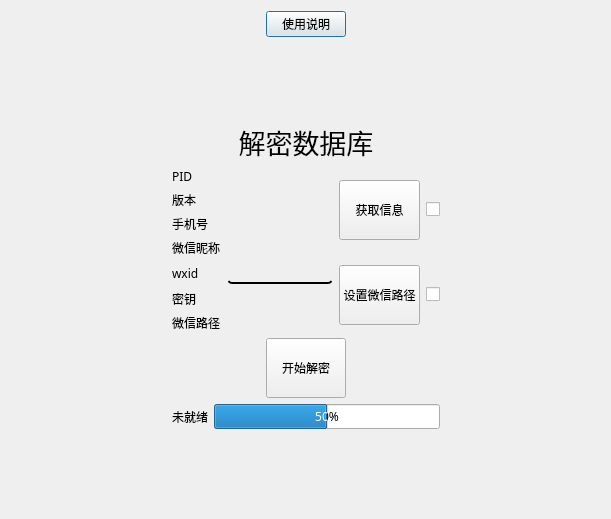
<?xml version="1.0" encoding="UTF-8"?>
<ui version="4.0">
    <class>Dialog</class>
    <widget class="QDialog" name="Dialog">
        <property name="geometry">
            <rect>
                <x>0</x>
                <y>0</y>
                <width>611</width>
                <height>519</height>
            </rect>
        </property>
        <property name="font">
            <font>
                <family>微软雅黑</family>
            </font>
        </property>
        <property name="windowTitle">
            <string>Dialog</string>
        </property>
        <property name="layoutDirection">
            <enum>Qt::LeftToRight</enum>
        </property>
        <layout class="QVBoxLayout" name="verticalLayout_3">
            <item>
                <layout class="QVBoxLayout" name="verticalLayout_2">
                    <item>
                        <layout class="QHBoxLayout" name="horizontalLayout_4">
                            <item>
                                <spacer name="horizontalSpacer_6">
                                    <property name="orientation">
                                        <enum>Qt::Horizontal</enum>
                                    </property>
                                    <property name="sizeHint" stdset="0">
                                        <size>
                                            <width>40</width>
                                            <height>20</height>
                                        </size>
                                    </property>
                                </spacer>
                            </item>
                            <item>
                                <widget class="QPushButton" name="btn_help">
                                    <property name="maximumSize">
                                        <size>
                                            <width>200</width>
                                            <height>16777215</height>
                                        </size>
                                    </property>
                                    <property name="text">
                                        <string>使用说明</string>
                                    </property>
                                </widget>
                            </item>
                            <item>
                                <spacer name="horizontalSpacer_5">
                                    <property name="orientation">
                                        <enum>Qt::Horizontal</enum>
                                    </property>
                                    <property name="sizeHint" stdset="0">
                                        <size>
                                            <width>40</width>
                                            <height>20</height>
                                        </size>
                                    </property>
                                </spacer>
                            </item>
                        </layout>
                    </item>
                    <item>
                        <spacer name="verticalSpacer">
                            <property name="orientation">
                                <enum>Qt::Vertical</enum>
                            </property>
                            <property name="sizeHint" stdset="0">
                                <size>
                                    <width>20</width>
                                    <height>40</height>
                                </size>
                            </property>
                        </spacer>
                    </item>
                    <item>
                        <layout class="QHBoxLayout" name="horizontalLayout_3">
                            <item>
                                <spacer name="horizontalSpacer_3">
                                    <property name="orientation">
                                        <enum>Qt::Horizontal</enum>
                                    </property>
                                    <property name="sizeHint" stdset="0">
                                        <size>
                                            <width>40</width>
                                            <height>20</height>
                                        </size>
                                    </property>
                                </spacer>
                            </item>
                            <item>
                                <layout class="QVBoxLayout" name="verticalLayout">
                                    <item>
                                        <widget class="QLabel" name="label_3">
                                            <property name="font">
                                                <font>
                                                    <family>一纸情书</family>
                                                    <pointsize>20</pointsize>
                                                </font>
                                            </property>
                                            <property name="text">
                                                <string>解密数据库</string>
                                            </property>
                                            <property name="alignment">
                                                <set>Qt::AlignCenter</set>
                                            </property>
                                        </widget>
                                    </item>
                                    <item>
                                        <layout class="QGridLayout" name="gridLayout_2">
                                            <item row="0" column="0" rowspan="2">
                                                <layout class="QGridLayout" name="gridLayout" rowstretch="0,0,0,0,0,0,0"
                                                        columnstretch="1,10" columnminimumwidth="1,0">
                                                    <item row="2" column="1">
                                                        <widget class="QLabel" name="label_phone">
                                                            <property name="text">
                                                                <string/>
                                                            </property>
                                                        </widget>
                                                    </item>
                                                    <item row="1" column="0">
                                                        <widget class="QLabel" name="label_7">
                                                            <property name="text">
                                                                <string>版本</string>
                                                            </property>
                                                        </widget>
                                                    </item>
                                                    <item row="4" column="1">
                                                        <widget class="QLineEdit" name="lineEdit">
                                                            <property name="styleSheet">
                                                                <string notr="true">background:transparent;

                                                                    border-radius:5px;
                                                                    border-top: 0px solid #b2e281;
                                                                    border-bottom: 2px solid black;
                                                                    border-right: 0px solid #b2e281;
                                                                    border-left: 0px solid #b2e281;


                                                                    border-style:outset
                                                                </string>
                                                            </property>
                                                            <property name="frame">
                                                                <bool>false</bool>
                                                            </property>
                                                        </widget>
                                                    </item>
                                                    <item row="3" column="0">
                                                        <widget class="QLabel" name="label_5">
                                                            <property name="text">
                                                                <string>微信昵称</string>
                                                            </property>
                                                        </widget>
                                                    </item>
                                                    <item row="5" column="0">
                                                        <widget class="QLabel" name="label_6">
                                                            <property name="text">
                                                                <string>密钥</string>
                                                            </property>
                                                        </widget>
                                                    </item>
                                                    <item row="5" column="1">
                                                        <widget class="QLabel" name="label_key">
                                                            <property name="maximumSize">
                                                                <size>
                                                                    <width>400</width>
                                                                    <height>16777215</height>
                                                                </size>
                                                            </property>
                                                            <property name="text">
                                                                <string/>
                                                            </property>
                                                        </widget>
                                                    </item>
                                                    <item row="0" column="0">
                                                        <widget class="QLabel" name="label">
                                                            <property name="text">
                                                                <string>PID</string>
                                                            </property>
                                                        </widget>
                                                    </item>
                                                    <item row="2" column="0">
                                                        <widget class="QLabel" name="label_2">
                                                            <property name="text">
                                                                <string>手机号</string>
                                                            </property>
                                                        </widget>
                                                    </item>
                                                    <item row="0" column="1">
                                                        <widget class="QLabel" name="label_pid">
                                                            <property name="text">
                                                                <string/>
                                                            </property>
                                                        </widget>
                                                    </item>
                                                    <item row="3" column="1">
                                                        <widget class="QLabel" name="label_name">
                                                            <property name="text">
                                                                <string/>
                                                            </property>
                                                        </widget>
                                                    </item>
                                                    <item row="4" column="0">
                                                        <widget class="QLabel" name="label_4">
                                                            <property name="text">
                                                                <string>wxid</string>
                                                            </property>
                                                        </widget>
                                                    </item>
                                                    <item row="1" column="1">
                                                        <widget class="QLabel" name="label_version">
                                                            <property name="text">
                                                                <string/>
                                                            </property>
                                                        </widget>
                                                    </item>
                                                    <item row="6" column="0">
                                                        <widget class="QLabel" name="label_8">
                                                            <property name="text">
                                                                <string>微信路径</string>
                                                            </property>
                                                        </widget>
                                                    </item>
                                                    <item row="6" column="1">
                                                        <widget class="QLabel" name="label_db_dir">
                                                            <property name="maximumSize">
                                                                <size>
                                                                    <width>400</width>
                                                                    <height>300</height>
                                                                </size>
                                                            </property>
                                                            <property name="text">
                                                                <string/>
                                                            </property>
                                                        </widget>
                                                    </item>
                                                </layout>
                                            </item>
                                            <item row="0" column="1">
                                                <widget class="QPushButton" name="btn_getinfo">
                                                    <property name="minimumSize">
                                                        <size>
                                                            <width>0</width>
                                                            <height>60</height>
                                                        </size>
                                                    </property>
                                                    <property name="text">
                                                        <string>获取信息</string>
                                                    </property>
                                                </widget>
                                            </item>
                                            <item row="0" column="2">
                                                <widget class="QCheckBox" name="checkBox">
                                                    <property name="text">
                                                        <string/>
                                                    </property>
                                                </widget>
                                            </item>
                                            <item row="1" column="1">
                                                <widget class="QPushButton" name="btn_db_dir">
                                                    <property name="minimumSize">
                                                        <size>
                                                            <width>0</width>
                                                            <height>60</height>
                                                        </size>
                                                    </property>
                                                    <property name="text">
                                                        <string>设置微信路径</string>
                                                    </property>
                                                </widget>
                                            </item>
                                            <item row="1" column="2">
                                                <widget class="QCheckBox" name="checkBox_2">
                                                    <property name="text">
                                                        <string/>
                                                    </property>
                                                </widget>
                                            </item>
                                        </layout>
                                    </item>
                                    <item>
                                        <layout class="QHBoxLayout" name="horizontalLayout_2">
                                            <item>
                                                <spacer name="horizontalSpacer">
                                                    <property name="orientation">
                                                        <enum>Qt::Horizontal</enum>
                                                    </property>
                                                    <property name="sizeHint" stdset="0">
                                                        <size>
                                                            <width>40</width>
                                                            <height>20</height>
                                                        </size>
                                                    </property>
                                                </spacer>
                                            </item>
                                            <item>
                                                <widget class="QPushButton" name="pushButton_3">
                                                    <property name="minimumSize">
                                                        <size>
                                                            <width>0</width>
                                                            <height>60</height>
                                                        </size>
                                                    </property>
                                                    <property name="maximumSize">
                                                        <size>
                                                            <width>100</width>
                                                            <height>16777215</height>
                                                        </size>
                                                    </property>
                                                    <property name="text">
                                                        <string>开始解密</string>
                                                    </property>
                                                </widget>
                                            </item>
                                            <item>
                                                <spacer name="horizontalSpacer_2">
                                                    <property name="orientation">
                                                        <enum>Qt::Horizontal</enum>
                                                    </property>
                                                    <property name="sizeHint" stdset="0">
                                                        <size>
                                                            <width>40</width>
                                                            <height>20</height>
                                                        </size>
                                                    </property>
                                                </spacer>
                                            </item>
                                        </layout>
                                    </item>
                                    <item>
                                        <layout class="QHBoxLayout" name="horizontalLayout">
                                            <item>
                                                <widget class="QLabel" name="label_ready">
                                                    <property name="text">
                                                        <string>未就绪</string>
                                                    </property>
                                                </widget>
                                            </item>
                                            <item>
                                                <widget class="QProgressBar" name="progressBar">
                                                    <property name="value">
                                                        <number>50</number>
                                                    </property>
                                                </widget>
                                            </item>
                                        </layout>
                                    </item>
                                </layout>
                            </item>
                            <item>
                                <spacer name="horizontalSpacer_4">
                                    <property name="orientation">
                                        <enum>Qt::Horizontal</enum>
                                    </property>
                                    <property name="sizeHint" stdset="0">
                                        <size>
                                            <width>40</width>
                                            <height>20</height>
                                        </size>
                                    </property>
                                </spacer>
                            </item>
                        </layout>
                    </item>
                    <item>
                        <spacer name="verticalSpacer_2">
                            <property name="orientation">
                                <enum>Qt::Vertical</enum>
                            </property>
                            <property name="sizeHint" stdset="0">
                                <size>
                                    <width>20</width>
                                    <height>40</height>
                                </size>
                            </property>
                        </spacer>
                    </item>
                </layout>
            </item>
        </layout>
    </widget>
    <resources/>
    <connections/>
</ui>
